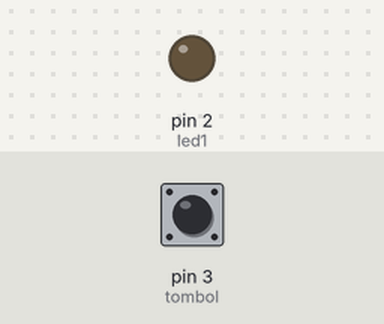
The sketch below on a simulated Arduino Uno, built with avr-gcc and run on an emulated ATmega328P. On the bench: output pins drawn as LEDs (lit = HIGH). Inputs (shaded band) come from the test bench; at power-on: pin 3 (tombol) HIGH.

Above: at 1.2 s.
1.3 s: pin 3 (tombol) pulled LOW for 0.15 s
At 2.5 s:
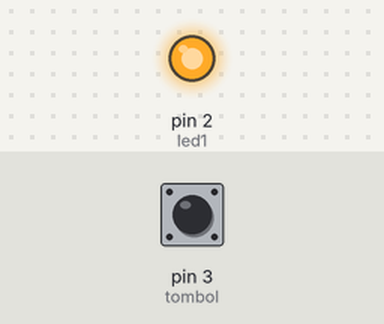
2.9 s: pin 3 (tombol) pulled LOW for 1 s
At 4.0 s:
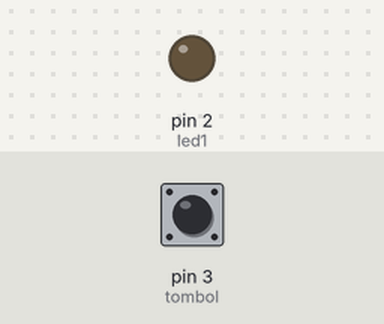
5.4 s: pin 3 (tombol) pulled LOW for 3.2 s
At 6.0 s:
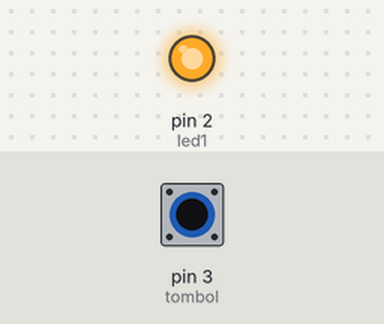
Timing chart, 0 to 8.4 s (numbered marks = the images above; inputs shaded):
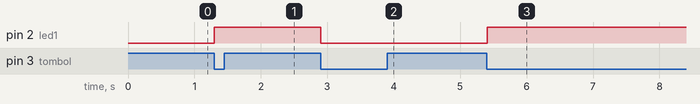

Measured:
- after the input at 1.3 s, pin 2 (led1): LOW → HIGH at once
- after the input at 2.9 s, pin 2 (led1): HIGH → LOW at once
- after the input at 5.4 s, pin 2 (led1): LOW → HIGH at once

The sketch:

pengujian_lampu.ino
```cpp
const int led1 = 2;
const int tombol = 3;

bool led_on = false;
bool button_ready = true;

void setup() {
  // put your setup code here, to run once:
pinMode(tombol, INPUT_PULLUP);
pinMode(led1, OUTPUT);
 }
void loop() {
  // put your main code here, to run repeatedly:
if(digitalRead(tombol) == LOW && button_ready){
  if(led_on){
     digitalWrite(led1,LOW);
     led_on = false;
    }else{
     digitalWrite(led1,HIGH);
     led_on = true;
      }
      button_ready = false;
  }else if(digitalRead(tombol) == HIGH && !button_ready){
    button_ready = true;
    }
 delay(10);
}
```
